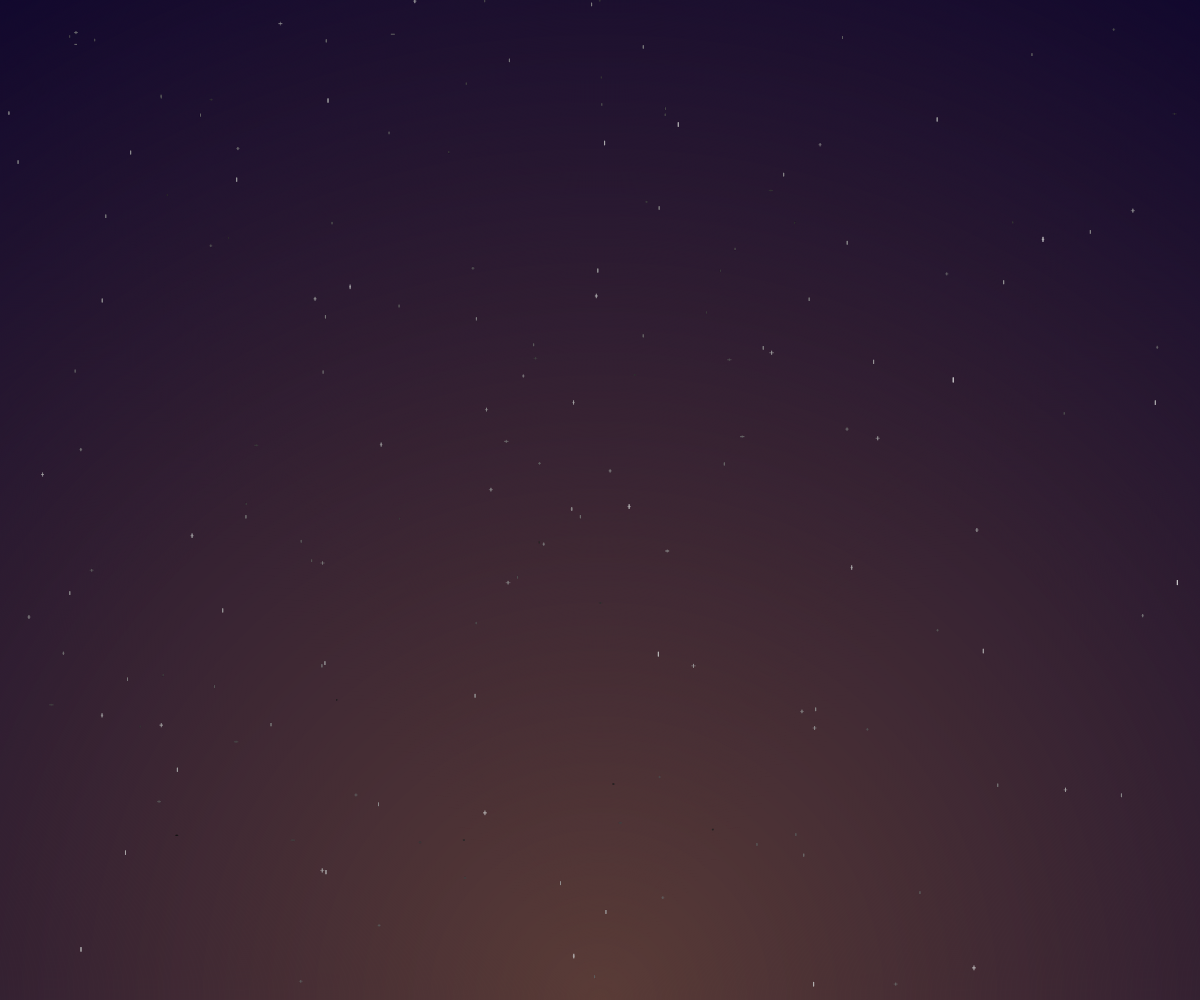
Frame 1 (no input)
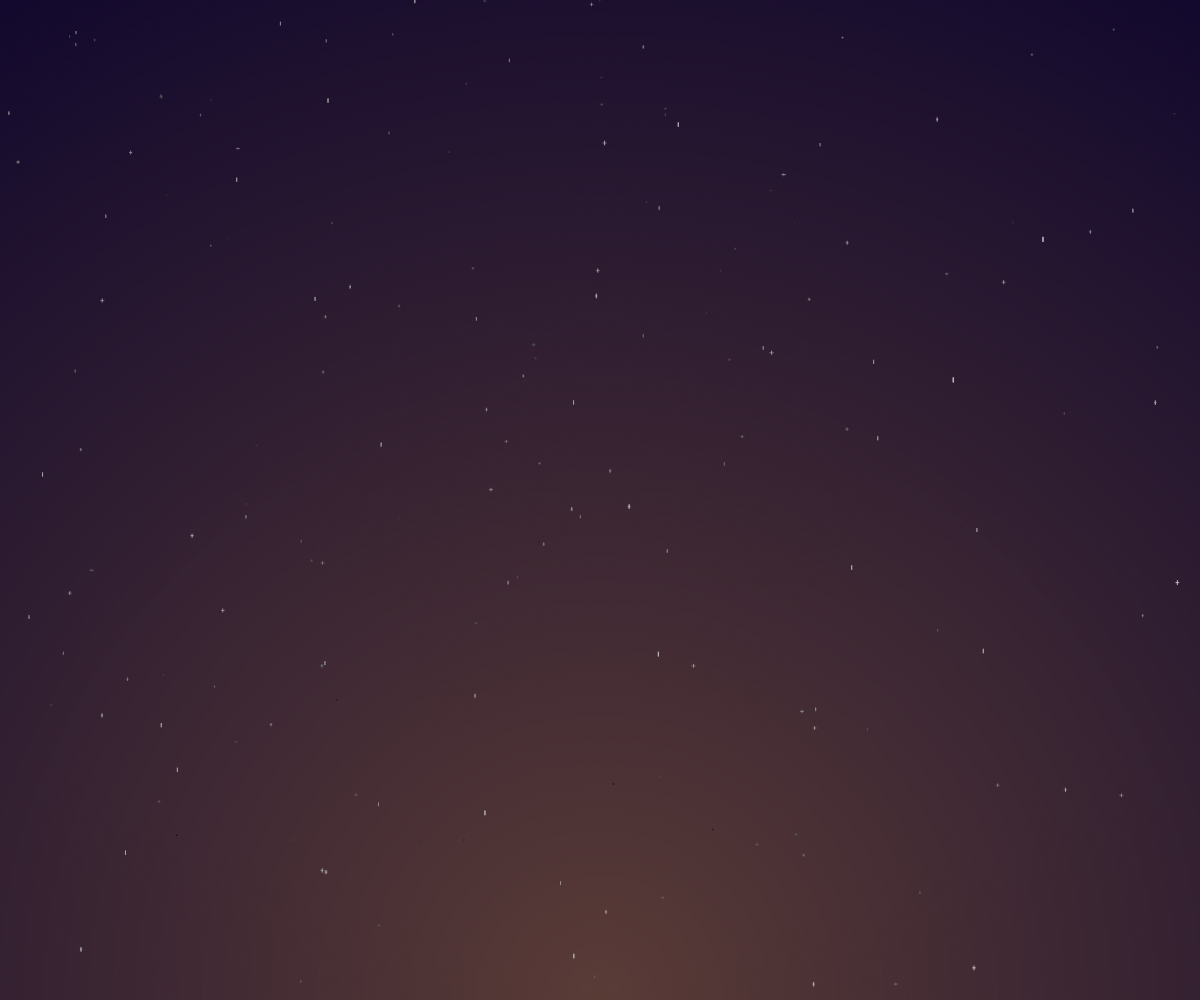
Frame 60 (no input)
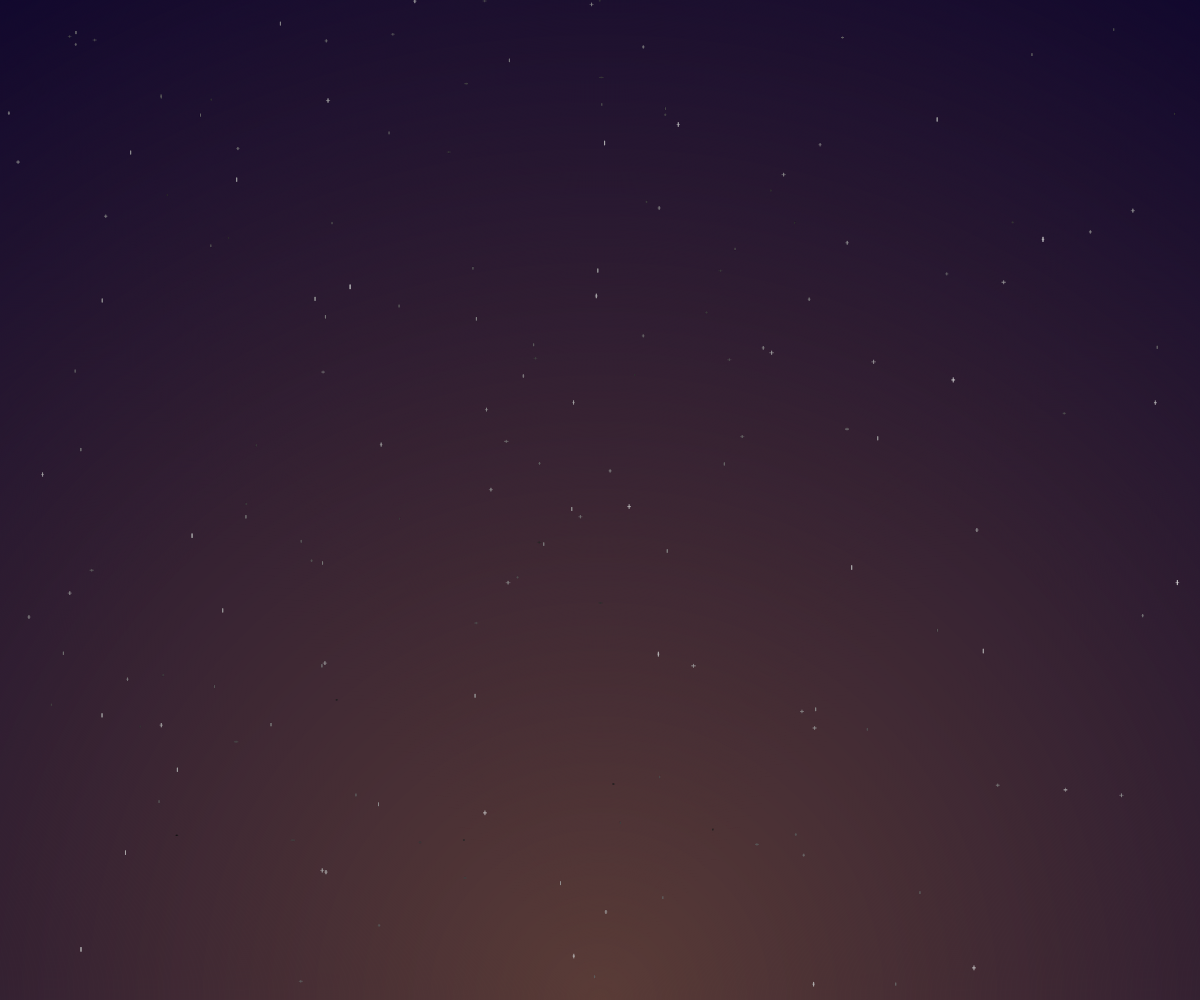
Frame 120 (the mouse pressed at the canvas centre since frame 60)

The p5.js sketch that drew these frames (run headless with seeded random() and noise() and a simulated clock; from frame 60 on, the mouse is pressed at the canvas centre):

// p5.js sketch
// ── sketch.js
let bg;

function setup() {
  createCanvas(windowWidth, windowHeight);
  bg = createGraphics(width, height);
  for(let i = 0 ; i < bg.height ; i ++){
    bg.fill(
      lerp(13, 90, i/bg.height), 
      lerp(5, 60, i/bg.height), 
      lerp(45, 55, i/bg.height)
      );
    bg.noStroke();
    bg.ellipse(bg.width/2, bg.height, (bg.height-i) * 2.5, (bg.height-i) * 2.5);
  }
}

function draw() {
  image(bg, 0, 0, width, height);
  
  
  let counter = 0;
  while(counter < 1000){
    stroke(noise(4, counter)*255, 128);
    mouliStar(
      lerp(-width/2, 3 * width/2, noise(1, counter)), 
      lerp(-height/2, 3 * height/2, noise(2, counter)), 
      noise(3, counter) * 5, 
      noise(4, counter) * 5);
    counter ++;
  }
}

function mouliStar(x, y, w, h){
  push();
  translate(x, y);
  if(frameCount%10==floor(random(5))){
    line(-w/2, 0, w/2, 0);
  }else{
    line(0, -h/2, 0, h/2);
  }
  pop();
}
